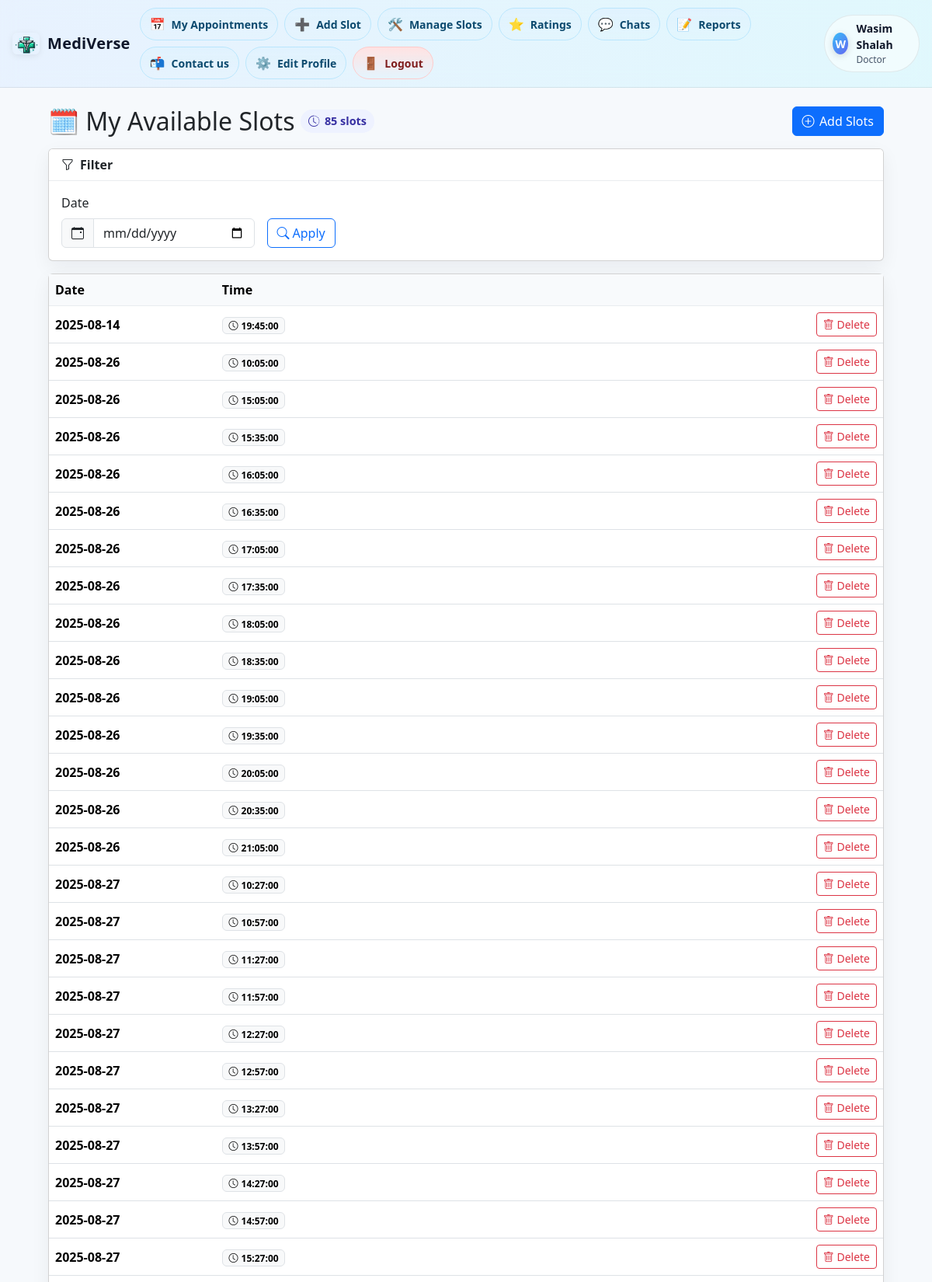
The page /labs/Doctors/Doctor/view_slots.php (signed in, upper part) on the database its author committed.
### tables this page shows
CREATE TABLE `slots` (
  `id` int(11) NOT NULL,
  `doctor_id` int(11) NOT NULL,
  `date` date NOT NULL,
  `time` time NOT NULL
);

### labs/Doctors/Doctor/view_slots.php (the view, shortened to what this page needs)
<?php
require_once '../config.php';
$doctor_id   = (int)$_SESSION['user_id'];
$selectedDate = $_GET['date'] ?? '';
if ($selectedDate) {
    $stmt = $conn->prepare("SELECT id, date, time FROM slots WHERE doctor_id = ? AND date = ? ORDER BY date, time");
    $stmt->bind_param("is", $doctor_id, $selectedDate);
} else {
    $stmt = $conn->prepare("SELECT id, date, time FROM slots WHERE doctor_id = ? ORDER BY date, time");
    $stmt->bind_param("i", $doctor_id);
}
$stmt->execute();
$result = $stmt->get_result();
?>
<!DOCTYPE html>
<html>
<head>
    <link href="https://cdn.jsdelivr.net/npm/bootstrap@5.3.2/dist/css/bootstrap.min.css" rel="stylesheet">
    <link href="https://cdn.jsdelivr.net/npm/bootstrap-icons@1.11.3/font/bootstrap-icons.css" rel="stylesheet">
</head>
<body>
<?php include '../navbar_loggedin.php'; ?>
<div class="container page-wrap py-4">
    <div class="d-flex flex-wrap align-items-center justify-content-between mb-3">
        <div class="d-flex align-items-center gap-2">
            <h2 class="m-0">🗓️ My Available Slots</h2>
            <span class="chip">
                <i class="bi bi-clock-history"></i>
                <?= (int)$result->num_rows ?> slot<?= $result->num_rows === 1 ? '' : 's' ?>
            </span>
        </div>
        <a href="add_slot.php" class="btn btn-primary btn-icon">
            <i class="bi bi-plus-circle"></i> Add Slots
        </a>
    </div>
    <div class="card toolbar-card card-shadow mb-3">
        <div class="card-header">
            <i class="bi bi-funnel me-2"></i>Filter
        </div>
        <div class="card-body">
            <form class="row g-3 align-items-end" method="get" action="view_slots.php">
                <div class="col-sm-6 col-md-4 col-lg-3">
                    <label for="date" class="form-label">Date</label>
                    <div class="input-group">
                        <span class="input-group-text"><i class="bi bi-calendar-event"></i></span>
                        <input type="date" id="date" name="date" class="form-control"
                               value="<?= htmlspecialchars($selectedDate) ?>">
                    </div>
                </div>
                <div class="col-auto">
                    <button class="btn btn-outline-primary">
                        <i class="bi bi-search me-1"></i>Apply
                    </button>
                </div>
            </form>
        </div>
    </div>
    <?php if ($result->num_rows > 0): ?>
        <div class="card card-shadow">
            <div class="table-responsive">
                <table class="table table-hover align-middle mb-0">
                    <thead>
                        <tr>
                            <th style="width: 20%;">Date</th>
                            <th style="width: 20%;">Time</th>
                            <th style="width: 1px;"></th>
                        </tr>
                    </thead>
                    <tbody>
                    <?php while ($row = $result->fetch_assoc()): ?>
                        <tr>
                            <td class="fw-semibold"><?= htmlspecialchars($row['date']) ?></td>
                            <td>
                                <span class="badge text-bg-light border">
                                    <i class="bi bi-clock me-1"></i><?= htmlspecialchars($row['time']) ?>
                                </span>
                            </td>
                            <td class="text-end">
                                <a href="view_slots.php?delete=<?= (int)$row['id'] ?><?= $selectedDate ? '&date='.urlencode($selectedDate) : '' ?>"
                                   class="btn btn-outline-danger btn-sm"
                                   onclick="return confirm('Delete this slot? This will cancel any existing appointment and email the patient.');">
                                    <i class="bi bi-trash"></i> Delete
                                </a>
                            </td>
                        </tr>
                    <?php endwhile; ?>
                    </tbody>
                </table>
            </div>
        </div>
    <?php endif; ?>
</div>
</body>
</html>

### labs/Doctors/Doctor/view_slots.php (style rules this page uses)
body { background:#f6f9fc; }
.page-wrap { max-width: 1100px; }
.toolbar-card .card-header { background:#fff; border-bottom:1px solid #e9ecef; font-weight:600; }
.chip { display:inline-flex; align-items:center; gap:.4rem; background:#eef2ff; color:#3730a3; border-radius:999px; padding:.25rem .6rem; font-weight:600; font-size:.9rem; }
.table thead th { background:#f8fafc; border-bottom:1px solid #e9ecef; }
.card-shadow { box-shadow:0 8px 24px rgba(15,23,42,.06); }
.btn-icon { display:inline-flex; align-items:center; gap:.4rem; }

### labs/Doctors/navbar_loggedin.php (style rules this page uses)
:root { --bg: rgba(255,255,255,.65); --bg-dark: rgba(17,24,39,.65); --fg: #0f172a; --fg-subtle:#475569; --ring: rgba(59,130,246,.35); }

### rows shown on the page
slots: date "2025-08-14", time "19:45:00"
slots: date "2025-08-26", time "10:05:00"
slots: date "2025-08-26", time "15:05:00"
slots: date "2025-08-26", time "15:35:00"
slots: date "2025-08-26", time "16:05:00"
slots: date "2025-08-26", time "16:35:00"
slots: date "2025-08-26", time "17:05:00"
slots: date "2025-08-26", time "17:35:00"
slots: date "2025-08-26", time "18:05:00"
slots: date "2025-08-26", time "18:35:00"
slots: date "2025-08-26", time "19:05:00"
slots: date "2025-08-26", time "19:35:00"
slots: date "2025-08-26", time "20:05:00"
slots: date "2025-08-26", time "20:35:00"
slots: date "2025-08-26", time "21:05:00"
slots: date "2025-08-27", time "10:27:00"
slots: date "2025-08-27", time "10:57:00"
slots: date "2025-08-27", time "11:27:00"
slots: date "2025-08-27", time "11:57:00"
slots: date "2025-08-27", time "12:27:00"
slots: date "2025-08-27", time "12:57:00"
slots: date "2025-08-27", time "13:27:00"
slots: date "2025-08-27", time "13:57:00"
slots: date "2025-08-27", time "14:27:00"
slots: date "2025-08-27", time "14:57:00"
slots: date "2025-08-27", time "15:27:00"

### other values the page prints
$initial "W"
$name ?: 'User' "Wasim Shalah"
$role "Doctor"
$result->num_rows "85"
